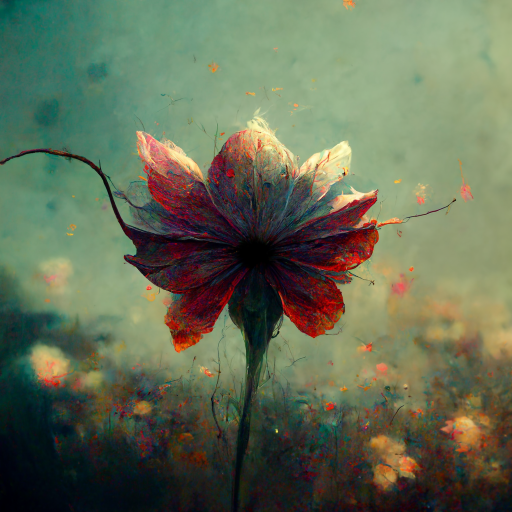
#> input picture flower.png, 1024 x 1024 px (shown at 1/2 size)
$ python cool_diffusion_16.py
#> lines starting #> are read from the running program, lines starting #| are printed output that depends on the picture
### toolkit.py
import cv2
import random
import numpy as np

#輸入一空白矩陣mat，此函示將在此矩陣隨機位置加入num個點並回傳。
def putRandom(mat, num):
	n=0
	while n<num:
		x = random.randrange(0, len(mat), 1)
		y = random.randrange(0, len(mat), 1)

		if mat[x][y] == 0:
			mat[x][y]=255
			n+=1
	return mat

#輸入一數組 size 格式:[width, height], 此函示將回傳一組隨機產生的色階矩陣。
def getRandomMat(size):
	w=size[0]; h=size[1]; l = w*h+1
	matList=[]

	for i in range(l):
		mat = np.zeros(size).astype(np.uint8)
		mat = putRandom(mat, i)
		matList.append(mat)
	return matList

# [81 lines left out: functions combMat, cool_diffusionRGB, cool_diffusionGray, not called in this run]

### cool_diffusion_16.py
import cv2
import numpy as np
from toolkit import putRandom, getRandomMat

orimg = cv2.imread("./flower.png")
#> orimg is the input picture: shape (1024, 1024, 3); mean B, G, R 84.9, 109.1, 100
orimg = cv2.cvtColor(orimg, cv2.COLOR_BGR2GRAY)
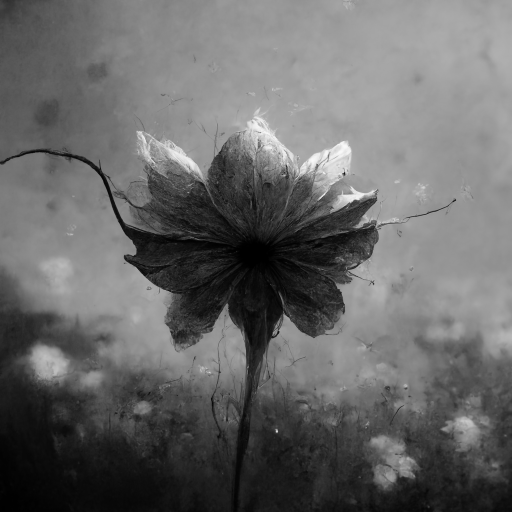
#> orimg: shape (1024, 1024) (shown at 1/2 size); min 0, max 249, mean 103.6
orimg = cv2.resize(orimg, (512, 512))
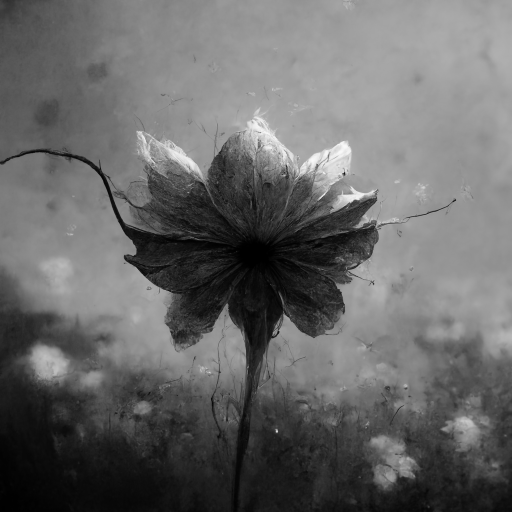
#> orimg: shape (512, 512); min 0, max 249, mean 103.7

img = orimg.copy()

color_list = []
color = 0
for i in range(17):
	color_list.append(int(i * (255/17)))

print(color_list)

h, w= img.shape
#> h = 512; w = 512


gColorMat = getRandomMat((4, 4))

for x in range(0, w, 4):
	for y in range(0, h, 4):
		r = img[y:y+4, x:x+4]
		for i in range(16):
			if color_list[i] <= np.mean(r) < color_list[i+1]:
				img[y:y+4, x:x+4] = gColorMat[i]
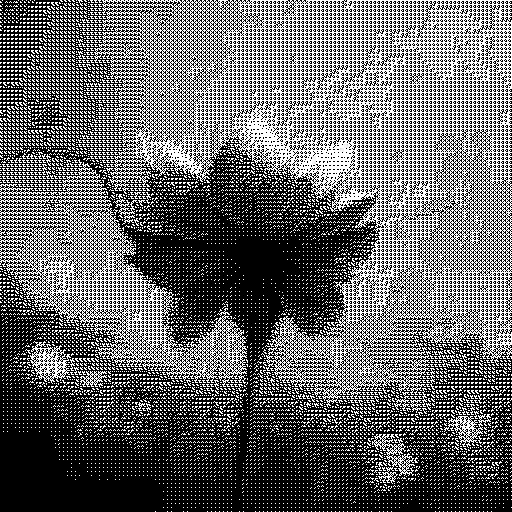
#> img: shape (512, 512); min 0, max 255, mean 102.2

final = cv2.hconcat( (orimg, img) )
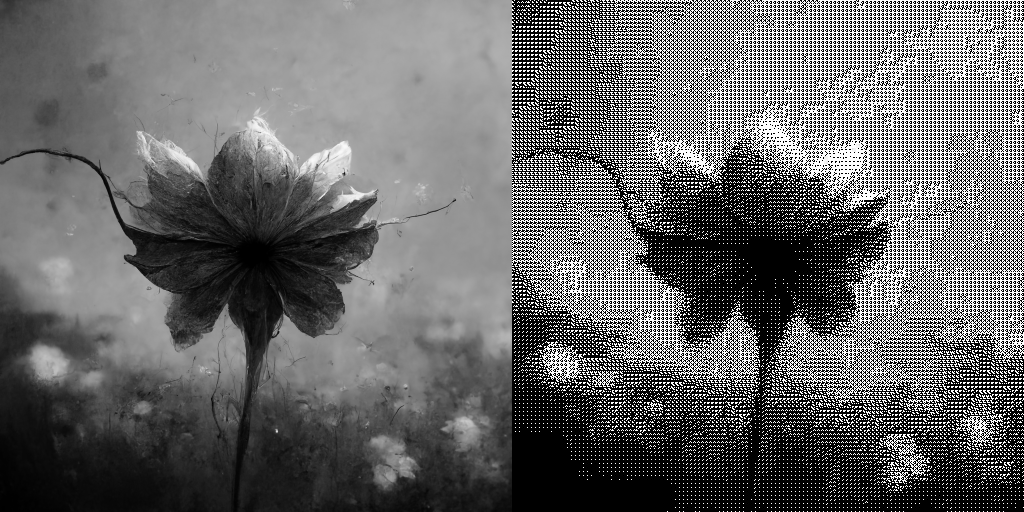
#> final: shape (512, 1024); min 0, max 255, mean 103
#final = cv2.resize(final, (1200, 600), interpolation=cv2.INTER_NEAREST)
cv2.imshow("live", final)
cv2.waitKey(0)
cv2.destroyAllWindows()

$ run again, with mountain.png copied over flower.png
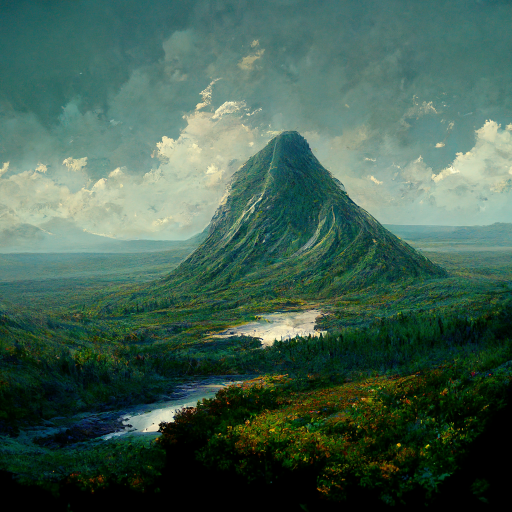
#> input picture mountain.png, 1024 x 1024 px (shown at 1/2 size)
#> orimg is the input picture: shape (1024, 1024, 3); mean B, G, R 80.6, 95.8, 65.8
#> after the loop `for x in range(0, w, 4):`:
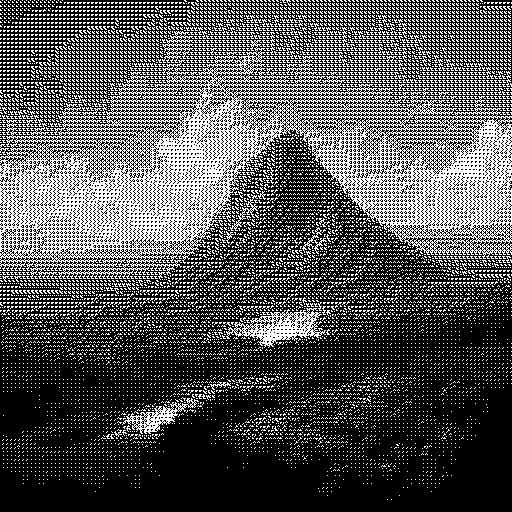
#> img: shape (512, 512); 32.6% white in thin lines or dots
#> `final = cv2.hconcat( (orimg, img) )`:
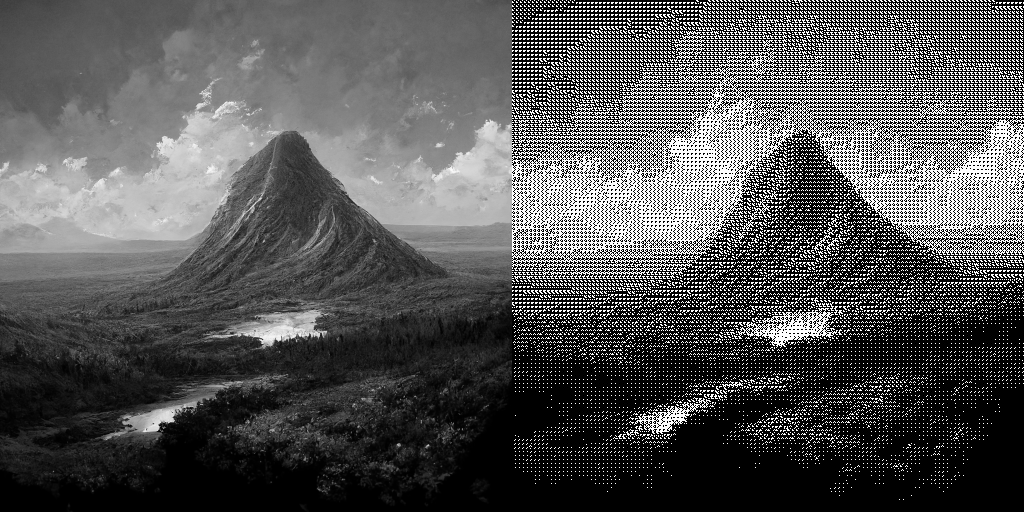
#> final: shape (512, 1024); min 0, max 255, mean 84.2
